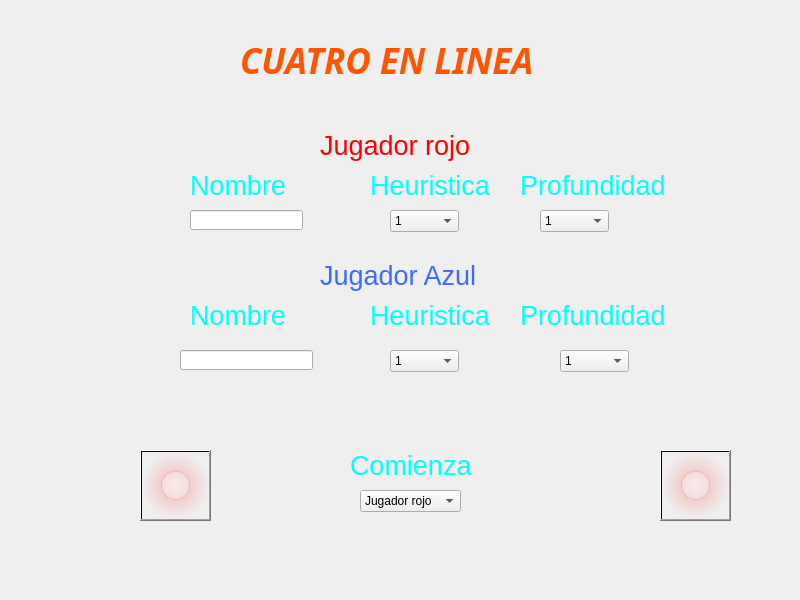
<?xml version="1.0" encoding="UTF-8"?>
<ui version="4.0">
 <class>Menu2</class>
 <widget class="QMainWindow" name="Menu2">
  <property name="geometry">
   <rect>
    <x>0</x>
    <y>0</y>
    <width>800</width>
    <height>600</height>
   </rect>
  </property>
  <property name="windowTitle">
   <string>MainWindow</string>
  </property>
  <property name="styleSheet">
   <string notr="true">
background-image: url(:/Imagenes/FondoRojo.png);</string>
  </property>
  <widget class="QWidget" name="centralwidget">
   <widget class="QComboBox" name="nroheu1">
    <property name="geometry">
     <rect>
      <x>390</x>
      <y>210</y>
      <width>69</width>
      <height>22</height>
     </rect>
    </property>
    <property name="styleSheet">
     <string notr="true">background-image: url(:/Imagenes/ImagenBlanca.png);</string>
    </property>
    <item>
     <property name="text">
      <string>1</string>
     </property>
    </item>
    <item>
     <property name="text">
      <string>2</string>
     </property>
    </item>
    <item>
     <property name="text">
      <string>3</string>
     </property>
    </item>
   </widget>
   <widget class="QLabel" name="heur1">
    <property name="geometry">
     <rect>
      <x>370</x>
      <y>170</y>
      <width>141</width>
      <height>31</height>
     </rect>
    </property>
    <property name="palette">
     <palette>
      <active>
       <colorrole role="WindowText">
        <brush brushstyle="SolidPattern">
         <color alpha="255">
          <red>0</red>
          <green>255</green>
          <blue>255</blue>
         </color>
        </brush>
       </colorrole>
      </active>
      <inactive>
       <colorrole role="WindowText">
        <brush brushstyle="SolidPattern">
         <color alpha="255">
          <red>0</red>
          <green>255</green>
          <blue>255</blue>
         </color>
        </brush>
       </colorrole>
      </inactive>
      <disabled>
       <colorrole role="WindowText">
        <brush brushstyle="SolidPattern">
         <color alpha="255">
          <red>120</red>
          <green>120</green>
          <blue>120</blue>
         </color>
        </brush>
       </colorrole>
      </disabled>
     </palette>
    </property>
    <property name="font">
     <font>
      <pointsize>20</pointsize>
     </font>
    </property>
    <property name="text">
     <string>Heuristica</string>
    </property>
   </widget>
   <widget class="QLabel" name="prof1">
    <property name="geometry">
     <rect>
      <x>520</x>
      <y>170</y>
      <width>161</width>
      <height>31</height>
     </rect>
    </property>
    <property name="palette">
     <palette>
      <active>
       <colorrole role="WindowText">
        <brush brushstyle="SolidPattern">
         <color alpha="255">
          <red>0</red>
          <green>255</green>
          <blue>255</blue>
         </color>
        </brush>
       </colorrole>
      </active>
      <inactive>
       <colorrole role="WindowText">
        <brush brushstyle="SolidPattern">
         <color alpha="255">
          <red>0</red>
          <green>255</green>
          <blue>255</blue>
         </color>
        </brush>
       </colorrole>
      </inactive>
      <disabled>
       <colorrole role="WindowText">
        <brush brushstyle="SolidPattern">
         <color alpha="255">
          <red>120</red>
          <green>120</green>
          <blue>120</blue>
         </color>
        </brush>
       </colorrole>
      </disabled>
     </palette>
    </property>
    <property name="font">
     <font>
      <pointsize>20</pointsize>
     </font>
    </property>
    <property name="text">
     <string>Profundidad</string>
    </property>
   </widget>
   <widget class="QLabel" name="jug_rojo">
    <property name="geometry">
     <rect>
      <x>320</x>
      <y>130</y>
      <width>161</width>
      <height>31</height>
     </rect>
    </property>
    <property name="palette">
     <palette>
      <active>
       <colorrole role="WindowText">
        <brush brushstyle="SolidPattern">
         <color alpha="255">
          <red>255</red>
          <green>0</green>
          <blue>0</blue>
         </color>
        </brush>
       </colorrole>
      </active>
      <inactive>
       <colorrole role="WindowText">
        <brush brushstyle="SolidPattern">
         <color alpha="255">
          <red>255</red>
          <green>0</green>
          <blue>0</blue>
         </color>
        </brush>
       </colorrole>
      </inactive>
      <disabled>
       <colorrole role="WindowText">
        <brush brushstyle="SolidPattern">
         <color alpha="255">
          <red>120</red>
          <green>120</green>
          <blue>120</blue>
         </color>
        </brush>
       </colorrole>
      </disabled>
     </palette>
    </property>
    <property name="font">
     <font>
      <pointsize>20</pointsize>
     </font>
    </property>
    <property name="text">
     <string>Jugador rojo</string>
    </property>
   </widget>
   <widget class="QComboBox" name="nroprof1">
    <property name="geometry">
     <rect>
      <x>540</x>
      <y>210</y>
      <width>69</width>
      <height>22</height>
     </rect>
    </property>
    <property name="styleSheet">
     <string notr="true">background-image: url(:/Imagenes/ImagenBlanca.png);</string>
    </property>
    <item>
     <property name="text">
      <string>1</string>
     </property>
    </item>
    <item>
     <property name="text">
      <string>2</string>
     </property>
    </item>
    <item>
     <property name="text">
      <string>3</string>
     </property>
    </item>
    <item>
     <property name="text">
      <string>4</string>
     </property>
    </item>
    <item>
     <property name="text">
      <string>5</string>
     </property>
    </item>
   </widget>
   <widget class="QLabel" name="jug_azul">
    <property name="geometry">
     <rect>
      <x>320</x>
      <y>260</y>
      <width>161</width>
      <height>31</height>
     </rect>
    </property>
    <property name="palette">
     <palette>
      <active>
       <colorrole role="WindowText">
        <brush brushstyle="SolidPattern">
         <color alpha="255">
          <red>61</red>
          <green>106</green>
          <blue>255</blue>
         </color>
        </brush>
       </colorrole>
      </active>
      <inactive>
       <colorrole role="WindowText">
        <brush brushstyle="SolidPattern">
         <color alpha="255">
          <red>61</red>
          <green>106</green>
          <blue>255</blue>
         </color>
        </brush>
       </colorrole>
      </inactive>
      <disabled>
       <colorrole role="WindowText">
        <brush brushstyle="SolidPattern">
         <color alpha="255">
          <red>120</red>
          <green>120</green>
          <blue>120</blue>
         </color>
        </brush>
       </colorrole>
      </disabled>
     </palette>
    </property>
    <property name="font">
     <font>
      <pointsize>20</pointsize>
     </font>
    </property>
    <property name="styleSheet">
     <string notr="true">border-color: qradialgradient(spread:pad, cx:0.5, cy:0.5, radius:0.5, fx:0.5, fy:0.5, stop:0 rgba(255, 235, 235, 206), stop:0.35 rgba(255, 188, 188, 80), stop:0.4 rgba(255, 162, 162, 80), stop:0.425 rgba(255, 132, 132, 156), stop:0.44 rgba(252, 128, 128, 80), stop:1 rgba(255, 255, 255, 0));</string>
    </property>
    <property name="text">
     <string>Jugador Azul</string>
    </property>
   </widget>
   <widget class="QLabel" name="prof2">
    <property name="geometry">
     <rect>
      <x>520</x>
      <y>300</y>
      <width>161</width>
      <height>31</height>
     </rect>
    </property>
    <property name="palette">
     <palette>
      <active>
       <colorrole role="WindowText">
        <brush brushstyle="SolidPattern">
         <color alpha="255">
          <red>0</red>
          <green>255</green>
          <blue>255</blue>
         </color>
        </brush>
       </colorrole>
      </active>
      <inactive>
       <colorrole role="WindowText">
        <brush brushstyle="SolidPattern">
         <color alpha="255">
          <red>0</red>
          <green>255</green>
          <blue>255</blue>
         </color>
        </brush>
       </colorrole>
      </inactive>
      <disabled>
       <colorrole role="WindowText">
        <brush brushstyle="SolidPattern">
         <color alpha="255">
          <red>120</red>
          <green>120</green>
          <blue>120</blue>
         </color>
        </brush>
       </colorrole>
      </disabled>
     </palette>
    </property>
    <property name="font">
     <font>
      <pointsize>20</pointsize>
     </font>
    </property>
    <property name="text">
     <string>Profundidad</string>
    </property>
   </widget>
   <widget class="QLabel" name="heur2">
    <property name="geometry">
     <rect>
      <x>370</x>
      <y>300</y>
      <width>141</width>
      <height>31</height>
     </rect>
    </property>
    <property name="palette">
     <palette>
      <active>
       <colorrole role="WindowText">
        <brush brushstyle="SolidPattern">
         <color alpha="255">
          <red>0</red>
          <green>255</green>
          <blue>255</blue>
         </color>
        </brush>
       </colorrole>
      </active>
      <inactive>
       <colorrole role="WindowText">
        <brush brushstyle="SolidPattern">
         <color alpha="255">
          <red>0</red>
          <green>255</green>
          <blue>255</blue>
         </color>
        </brush>
       </colorrole>
      </inactive>
      <disabled>
       <colorrole role="WindowText">
        <brush brushstyle="SolidPattern">
         <color alpha="255">
          <red>120</red>
          <green>120</green>
          <blue>120</blue>
         </color>
        </brush>
       </colorrole>
      </disabled>
     </palette>
    </property>
    <property name="font">
     <font>
      <pointsize>20</pointsize>
     </font>
    </property>
    <property name="text">
     <string>Heuristica</string>
    </property>
   </widget>
   <widget class="QComboBox" name="nroheu2">
    <property name="geometry">
     <rect>
      <x>390</x>
      <y>350</y>
      <width>69</width>
      <height>22</height>
     </rect>
    </property>
    <property name="styleSheet">
     <string notr="true">background-image: url(:/Imagenes/ImagenBlanca.png);</string>
    </property>
    <item>
     <property name="text">
      <string>1</string>
     </property>
    </item>
    <item>
     <property name="text">
      <string>2</string>
     </property>
    </item>
    <item>
     <property name="text">
      <string>3</string>
     </property>
    </item>
   </widget>
   <widget class="QComboBox" name="nroprof2">
    <property name="geometry">
     <rect>
      <x>560</x>
      <y>350</y>
      <width>69</width>
      <height>22</height>
     </rect>
    </property>
    <property name="styleSheet">
     <string notr="true">background-image: url(:/Imagenes/ImagenBlanca.png);</string>
    </property>
    <item>
     <property name="text">
      <string>1</string>
     </property>
    </item>
    <item>
     <property name="text">
      <string>2</string>
     </property>
    </item>
    <item>
     <property name="text">
      <string>3</string>
     </property>
    </item>
    <item>
     <property name="text">
      <string>4</string>
     </property>
    </item>
    <item>
     <property name="text">
      <string>5</string>
     </property>
    </item>
   </widget>
   <widget class="QLabel" name="titulo">
    <property name="geometry">
     <rect>
      <x>240</x>
      <y>40</y>
      <width>371</width>
      <height>41</height>
     </rect>
    </property>
    <property name="palette">
     <palette>
      <active>
       <colorrole role="WindowText">
        <brush brushstyle="SolidPattern">
         <color alpha="255">
          <red>255</red>
          <green>85</green>
          <blue>0</blue>
         </color>
        </brush>
       </colorrole>
      </active>
      <inactive>
       <colorrole role="WindowText">
        <brush brushstyle="SolidPattern">
         <color alpha="255">
          <red>255</red>
          <green>85</green>
          <blue>0</blue>
         </color>
        </brush>
       </colorrole>
      </inactive>
      <disabled>
       <colorrole role="WindowText">
        <brush brushstyle="SolidPattern">
         <color alpha="255">
          <red>120</red>
          <green>120</green>
          <blue>120</blue>
         </color>
        </brush>
       </colorrole>
      </disabled>
     </palette>
    </property>
    <property name="font">
     <font>
      <family>Mangal</family>
      <pointsize>26</pointsize>
      <weight>75</weight>
      <italic>true</italic>
      <bold>true</bold>
     </font>
    </property>
    <property name="styleSheet">
     <string notr="true"/>
    </property>
    <property name="text">
     <string>CUATRO EN LINEA</string>
    </property>
   </widget>
   <widget class="QLabel" name="comienza_2">
    <property name="geometry">
     <rect>
      <x>350</x>
      <y>450</y>
      <width>121</width>
      <height>31</height>
     </rect>
    </property>
    <property name="palette">
     <palette>
      <active>
       <colorrole role="WindowText">
        <brush brushstyle="SolidPattern">
         <color alpha="255">
          <red>0</red>
          <green>255</green>
          <blue>255</blue>
         </color>
        </brush>
       </colorrole>
      </active>
      <inactive>
       <colorrole role="WindowText">
        <brush brushstyle="SolidPattern">
         <color alpha="255">
          <red>0</red>
          <green>255</green>
          <blue>255</blue>
         </color>
        </brush>
       </colorrole>
      </inactive>
      <disabled>
       <colorrole role="WindowText">
        <brush brushstyle="SolidPattern">
         <color alpha="255">
          <red>120</red>
          <green>120</green>
          <blue>120</blue>
         </color>
        </brush>
       </colorrole>
      </disabled>
     </palette>
    </property>
    <property name="font">
     <font>
      <pointsize>20</pointsize>
     </font>
    </property>
    <property name="text">
     <string>Comienza</string>
    </property>
   </widget>
   <widget class="QPushButton" name="jugar">
    <property name="geometry">
     <rect>
      <x>660</x>
      <y>450</y>
      <width>71</width>
      <height>71</height>
     </rect>
    </property>
    <property name="styleSheet">
     <string notr="true">background-image: url(:/Imagenes/Ok.png);
background-color: qradialgradient(spread:pad, cx:0.5, cy:0.5, radius:0.5, fx:0.5, fy:0.5, stop:0 rgba(255, 235, 235, 206), stop:0.35 rgba(255, 188, 188, 80), stop:0.4 rgba(255, 162, 162, 80), stop:0.425 rgba(255, 132, 132, 156), stop:0.44 rgba(252, 128, 128, 80), stop:1 rgba(255, 255, 255, 0));</string>
    </property>
    <property name="text">
     <string/>
    </property>
   </widget>
   <widget class="QLabel" name="tipo_jug_3">
    <property name="geometry">
     <rect>
      <x>190</x>
      <y>170</y>
      <width>111</width>
      <height>31</height>
     </rect>
    </property>
    <property name="palette">
     <palette>
      <active>
       <colorrole role="WindowText">
        <brush brushstyle="SolidPattern">
         <color alpha="255">
          <red>0</red>
          <green>255</green>
          <blue>255</blue>
         </color>
        </brush>
       </colorrole>
      </active>
      <inactive>
       <colorrole role="WindowText">
        <brush brushstyle="SolidPattern">
         <color alpha="255">
          <red>0</red>
          <green>255</green>
          <blue>255</blue>
         </color>
        </brush>
       </colorrole>
      </inactive>
      <disabled>
       <colorrole role="WindowText">
        <brush brushstyle="SolidPattern">
         <color alpha="255">
          <red>120</red>
          <green>120</green>
          <blue>120</blue>
         </color>
        </brush>
       </colorrole>
      </disabled>
     </palette>
    </property>
    <property name="font">
     <font>
      <pointsize>20</pointsize>
     </font>
    </property>
    <property name="text">
     <string>Nombre</string>
    </property>
   </widget>
   <widget class="QLabel" name="tipo_jug_4">
    <property name="geometry">
     <rect>
      <x>190</x>
      <y>300</y>
      <width>111</width>
      <height>31</height>
     </rect>
    </property>
    <property name="palette">
     <palette>
      <active>
       <colorrole role="WindowText">
        <brush brushstyle="SolidPattern">
         <color alpha="255">
          <red>0</red>
          <green>255</green>
          <blue>255</blue>
         </color>
        </brush>
       </colorrole>
      </active>
      <inactive>
       <colorrole role="WindowText">
        <brush brushstyle="SolidPattern">
         <color alpha="255">
          <red>0</red>
          <green>255</green>
          <blue>255</blue>
         </color>
        </brush>
       </colorrole>
      </inactive>
      <disabled>
       <colorrole role="WindowText">
        <brush brushstyle="SolidPattern">
         <color alpha="255">
          <red>120</red>
          <green>120</green>
          <blue>120</blue>
         </color>
        </brush>
       </colorrole>
      </disabled>
     </palette>
    </property>
    <property name="font">
     <font>
      <pointsize>20</pointsize>
     </font>
    </property>
    <property name="text">
     <string>Nombre</string>
    </property>
   </widget>
   <widget class="QLineEdit" name="nombrerojo">
    <property name="geometry">
     <rect>
      <x>190</x>
      <y>210</y>
      <width>113</width>
      <height>20</height>
     </rect>
    </property>
    <property name="palette">
     <palette>
      <active/>
      <inactive/>
      <disabled/>
     </palette>
    </property>
    <property name="contextMenuPolicy">
     <enum>Qt::DefaultContextMenu</enum>
    </property>
    <property name="styleSheet">
     <string notr="true">background-image: url(:/Imagenes/contenedor.png);</string>
    </property>
   </widget>
   <widget class="QLineEdit" name="nombreazul">
    <property name="geometry">
     <rect>
      <x>180</x>
      <y>350</y>
      <width>133</width>
      <height>20</height>
     </rect>
    </property>
    <property name="palette">
     <palette>
      <active/>
      <inactive/>
      <disabled/>
     </palette>
    </property>
    <property name="font">
     <font>
      <kerning>true</kerning>
     </font>
    </property>
    <property name="styleSheet">
     <string notr="true">background-image: url(:/Imagenes/contenedor.png);</string>
    </property>
   </widget>
   <widget class="QComboBox" name="jugadorActual">
    <property name="geometry">
     <rect>
      <x>360</x>
      <y>490</y>
      <width>101</width>
      <height>22</height>
     </rect>
    </property>
    <property name="styleSheet">
     <string notr="true">background-image: url(:/Imagenes/ImagenBlanca.png);</string>
    </property>
    <item>
     <property name="text">
      <string>Jugador rojo</string>
     </property>
    </item>
    <item>
     <property name="text">
      <string>Jugador azul</string>
     </property>
    </item>
   </widget>
   <widget class="QToolButton" name="Atras">
    <property name="geometry">
     <rect>
      <x>140</x>
      <y>450</y>
      <width>71</width>
      <height>71</height>
     </rect>
    </property>
    <property name="styleSheet">
     <string notr="true">background-image: url(:/Imagenes/Atras.png);
background-color: qradialgradient(spread:pad, cx:0.5, cy:0.5, radius:0.5, fx:0.5, fy:0.5, stop:0 rgba(255, 235, 235, 206), stop:0.35 rgba(255, 188, 188, 80), stop:0.4 rgba(255, 162, 162, 80), stop:0.425 rgba(255, 132, 132, 156), stop:0.44 rgba(252, 128, 128, 80), stop:1 rgba(255, 255, 255, 0));</string>
    </property>
    <property name="text">
     <string/>
    </property>
    <property name="checkable">
     <bool>false</bool>
    </property>
    <property name="autoExclusive">
     <bool>false</bool>
    </property>
    <property name="autoRaise">
     <bool>false</bool>
    </property>
   </widget>
  </widget>
 </widget>
 <resources/>
 <connections/>
</ui>
